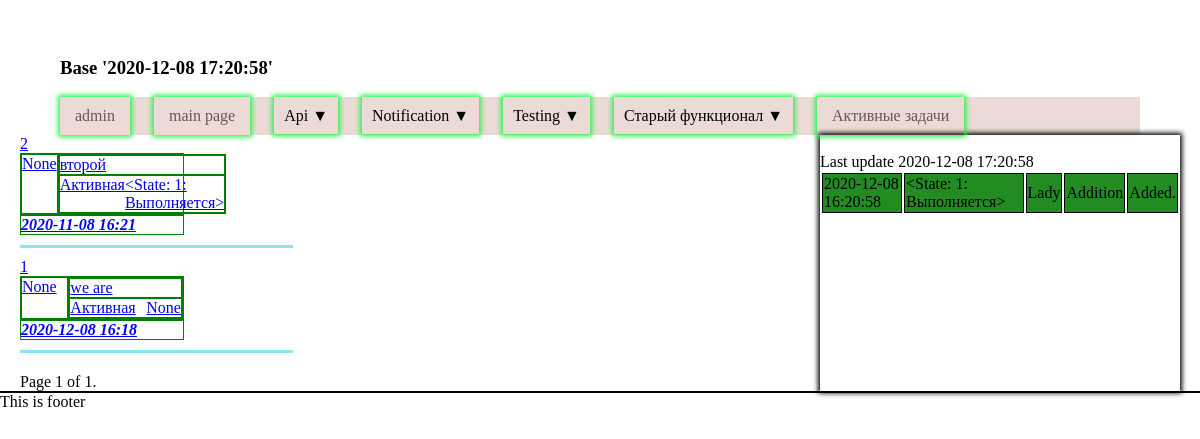
The page /s/test_page_list/ on the database its author committed.
### SystemNotification/models.py (models this page shows, shortened)
class Notification(models.Model):
	name = models.CharField(max_length=150,db_column="name",blank=True)
	isActive = models.BooleanField(db_column="isActive",default=True)
	parent = models.ForeignKey('GroupNotification',db_column="parent",on_delete=models.CASCADE,null=True,blank=True)
	state = models.ForeignKey('NotificationState', db_column="state",on_delete=models.PROTECT,null=True,blank=True, default=1)
	period=models.DateTimeField(db_column="period",default=datetime.datetime.now,db_index=True,blank=True)
	comment = models.TextField(db_column="comment",blank=True)
	class Meta:
		db_table = 'Notification'
		verbose_name_plural="Задачи"
		verbose_name="Задача"
		ordering=["parent","-id",]
	def test_get_absolute_url(self):
		return reverse('SystemNotification:test_pk', args=[str(self.id)])

class NotificationState(models.Model):
	name = models.CharField(max_length=30,db_column="name",blank=True,unique=True)
	isActive = models.BooleanField(db_column="isActive",default=True)
	red = models.IntegerField(db_column="red",default=0)
	green = models.IntegerField(db_column="green",default=0)
	blue = models.IntegerField(db_column="blue",default=0)
	back_red = models.IntegerField(db_column="back_red",default=255)
	back_green = models.IntegerField(db_column="back_green",default=255)
	back_blue = models.IntegerField(db_column="back_blue",default=255)
	def __str__(self):
		return '<State: %s: %s>' % (self.pk, self.name)
	class Meta:
		db_table = 'NotificationState'
		verbose_name_plural="Состояния задач"
		verbose_name="Состояние"
		ordering=["name",]

### SystemNotification/views.py (the view)
def Notification_list_paginator(request):
    contact_list = Notification.objects.all()
    paginator = Paginator(contact_list, 25) # Show 25 contacts per page
    page = request.GET.get('page')
    try:
        listObjects = paginator.page(page)
    except PageNotAnInteger:
        listObjects = paginator.page(1)
    except EmptyPage:
        listObjects = paginator.page(paginator.num_pages)
    return render(request, "SystemNotification/Notification_list_paginator.html", {'listObjects': listObjects})

### SystemNotification/templatetags/MyMainTags/MyTags.py (called while the page is built)
@register.inclusion_tag('tags/MyTagHeader.html')
def MyTagHeader():
    return {
        "now":datetime.datetime.now().strftime("%Y-%m-%d %H:%M:%S"),
        }

@register.inclusion_tag('tags/MyTagLastAction.html')
def MyTagLastAction():
    lastLog=list(LogEntry.objects.order_by('-action_time')[:10]) #lastLog[0]
    w=[]
    for i in lastLog:
        d={
            "action_time":i.action_time.strftime("%Y-%m-%d %H:%M:%S"),
            "is_addition":i.is_addition(),
            "is_change":i.is_change(),
            "is_deletion":i.is_deletion(),
            "get_action_flag_display":i.get_action_flag_display(),
            "get_admin_url":i.get_admin_url(),
            "get_change_message":i.get_change_message(),
            "pk":i.pk,
            "object_repr":i.object_repr,
            "user":i.user,
            }
        w.append(d)
    return {
        "lastLog":w,
        }

### templates/SystemNotification/Notification_list_paginator.html (shortened to what this page needs)
{% extends "base.html" %}
{% block content %}
    <div>
            {% for notif in listObjects %}
                <a href="{{notif.test_get_absolute_url}}">
                    {{notif.pk}}
                <div style="max-width:60%;">
                    <div class="f Column">
                        <div class="f Row">{{notif.parent}}</div>
                        <div class="f Row">
                            <div class="f Column">{{notif.name}}</div>
                            <div class="f Column">
                                {% if notif.isActive %}
                                <div>Активная</div>
                                {% else %}
                                <div style="background:red;">Отключена</div>
                                 {% endif %}
                                <div>{{notif.state}}</div>
                            </div>
                        </div>
                    </div>
                    <div class="f Column">
                        <span style="
                            color: blue;
                            font-weight: bold;
                            font-style: italic;
                        ">{{notif.period |date:'Y-m-d H:i'}}</span>
                    </div>
                </div>
                </a>
                <div style="background:rgb(139,228,243);height:3px;width:100%; margin-top: 10px;margin-bottom: 10px;"></div>
            {% endfor %}
            <div class="pagination" style="
                margin-top: 20px;">
                <span class="step-links">
                    <span class="current">
                        Page {{ listObjects.number }} of {{ listObjects.paginator.num_pages }}.
                    </span>
                </span>
            </div>
    </div>
{% endblock %}

### templates/base.html (shortened to what this page needs)
{% load MyMainTags.MyTags %}
<html>
<head>
</head>
<body>
{% MyTagHeader %}
{% block page %}
<div class="flex_container_row mainLeftRight">
    <div class="LeftPage">
	    {% block content %}
	    {% endblock %}
    </div>
    <div class="RightPage">
	    {% MyTagLastAction %}
    </div>
</div>
{% endblock %}
	<div class="footer">
{% block footer %}
	<div>This is footer</div>
{% endblock %}
		</div>
</body>
</html>

### templates/tags/MyTagHeader.html (shortened to what this page needs)
<nav class="header_nav">
 <h3>Base '{{now}}'</h3>
  <ul class="header_ul">
    <li><a class="header_a" href="{% url 'admin:index' %}">admin</a></li>
    <li><a class="header_a" href="{% url 'index' %}">main page</a></li>
	<li><span class="header_a">Api ▼</span>
    </li>
	<li><span  class="header_a" >Notification ▼</span>
	</li>
	<li><span class="header_a">Testing ▼</span>
    </li>
	<li><span class="header_a">Старый функционал ▼</span>
    </li>
	<li><a class="header_a" href="{% url 'SystemNotification:activeNotification' %}">Активные задачи</a></li>
  </ul>
</nav>

### templates/tags/MyTagLastAction.html (shortened to what this page needs)
<div>
    Last update {% now "Y-m-d H:i:s" %}
    <table>
    {% for i in lastLog %}
    <tr class="
        {% if i.is_addition %} tr_log_is_addition {% endif %}
        " onclick="document.location = '{{i.get_admin_url}}'">
        <td>{{i.action_time}}</td>
        <td>{{i.object_repr}}</td>
        <td>{{i.user}}</td>
        <td>{{i.get_action_flag_display}}</td>
        <td>{{i.get_change_message}}</td>
    </tr>
    {% endfor %}
    </table>
</div>

### templates/base.html (style rules this page uses)
body { margin:0; }
.header_a { box-shadow: 0 0px 5px 2px #23f349; padding: 10px; }
nav { padding-top: 20px; padding-left: 5%; padding-right: 5%; }
ul { list-style: none; margin: 0; padding: 0; }
.header_ul > li { display: inline-block; margin-right: 20px; position: relative; }
.header_ul > li:last-child { margin-right: 0; }
ul.header_ul a { display: block; padding: 10px 15px; text-decoration: none; outline: none; font-family: 'Lora', serif; }
.header_nav ul { background: #ECDAD6; }
.header_nav ul a { color: #695753; }
td { border: 1px solid black; }
.LeftPage { float:left; margin-left:20px; }
.RightPage { float: right; max-width:30%; box-shadow: 0 0px 5px 2px black; margin-right:20px; }
.footer:before { content: ""; display: block; clear: both; height: 2px; background-color: #000; }
.tr_log_is_addition { background-color:forestgreen; }
.flex_container_row { display: flex; flex-direction:row; }
.mainLeftRight { justify-content:space-between; }

### templates/SystemNotification/Notification_list_paginator.html (style rules this page uses)
.f { display:flex; border:1px solid green; flex-direction:column; justify-content:space-between; flex-grow:1; }
.Row { flex-direction:column; }
.Column { flex-direction:row; }

### rows shown on the page
Notification: pk "2", parent "None", name "второй", isActive "Активная", state "<State: 1: Выполняется>", period "2020-11-08 16:21"
Notification: pk "1", parent "None", name "we are", isActive "Активная", state "None", period "2020-12-08 16:18"

### other values the page prints
{{ listObjects.number }} "1"
{{ listObjects.paginator.num_pages }} "1"
{{ i.action_time }} "2020-12-08 16:20:58"
{{ i.object_repr }} "<State: 1: Выполняется>"
{{ i.user }} "Lady"
{{ i.get_action_flag_display }} "Addition"
{{ i.get_change_message }} "Added."
